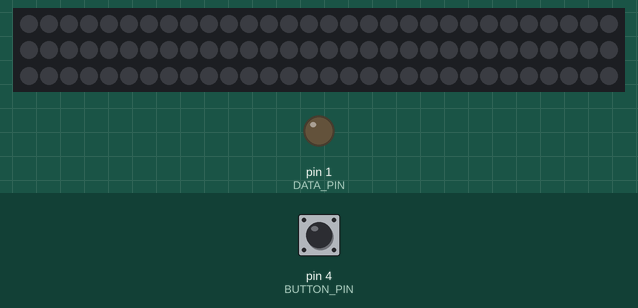
Recording of a sketch running on a simulated Arduino Uno, built with avr-gcc and run on an emulated ATmega328P. Shown: 90 RGB LEDs in strip order, left to right, continuing on the next row, output pins drawn as LEDs (lit = HIGH). Inputs (shaded band) come from the test bench; at power-on: pin 4 (BUTTON_PIN) LOW. Dim RGB values are drawn brighter than linear; pins used as bus, display or sensor lines are not drawn.

Above: at 2.2 s.
2.3 s: pin 4 (BUTTON_PIN) pulled HIGH for 1 s
At 3.9 s:
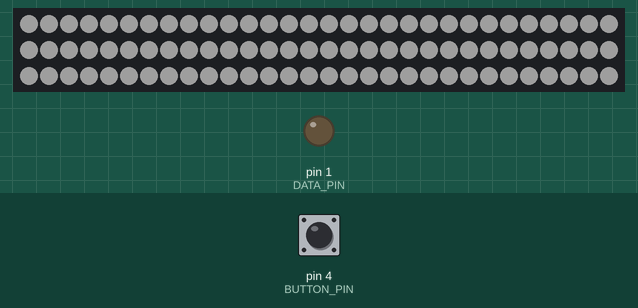
4.8 s: pin 4 (BUTTON_PIN) pulled HIGH for 1 s
7.3 s: pin 4 (BUTTON_PIN) pulled HIGH for 3.2 s
At 11.7 s:
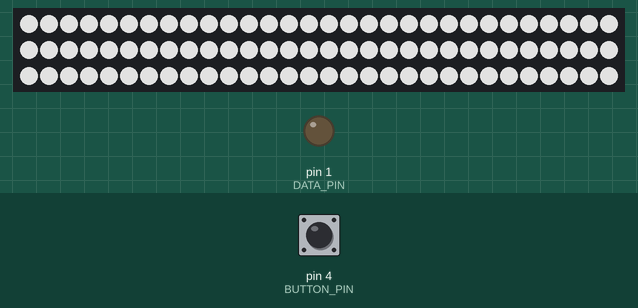
12.0 s: pin 4 (BUTTON_PIN) pulled HIGH for 0.15 s
At 12.8 s:
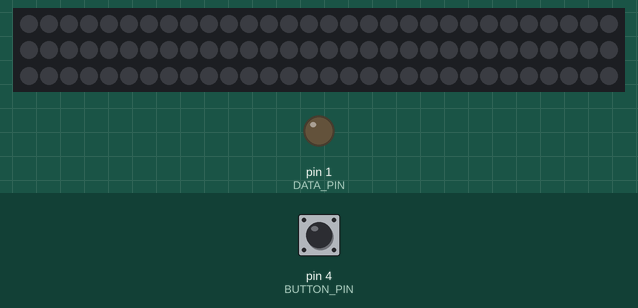
Timing chart, 0 to 14.7 s (numbered marks = the images above; inputs shaded):
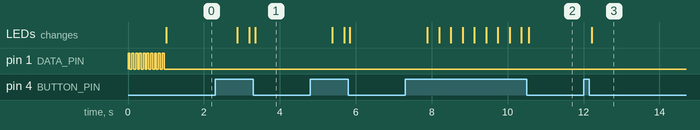

Measured:
- after the input at 2.3 s, the LEDs: first change after 0.58 s (image 1 shows a later state)
- after the input at 12.0 s, the LEDs: change after 0.21 s (image 3)

The sketch:

APA102byFastLed.ino
```cpp
//
// APA102 by FastLED on Arduino UNO
//
// Wizardofos, 2017
//

#include <FastLED.h>

#define NUM_LEDS           90

#define DATA_PIN           1     // SPI MOSI pin (data out)
#define CLOCK_PIN          2     // SPI clock pin
#define BUTTON_PIN         4     // Default pin for button operation
#define DEFAULT_SPIFREQ    10    // Set to 10kHz for operation over long distances
#define DEFAULT_DELAY      15    // Default ms wait in the 'loop' function
#define DEFAULT_BRIGHTNESS 255   // Default brightness of the leds

#define MIN_BRIGHTNESS     0     // The minimum brightness of the ledstrip
#define MAX_BRIGHTNESS     255   // The maximum brightness of the ledstrip
#define DIM_STEP           1     // Steps for increasing/decreasing the brightness
#define DIM_DELAY          500   //

CRGB leds[NUM_LEDS];

bool reading          = LOW;            // Actual state of the button
bool lastReading      = LOW;            // Start with button not pressed
byte dimValue         = MIN_BRIGHTNESS; // Start with minimal brightness
byte prevDimValue     = MAX_BRIGHTNESS; // Return value when toggled
bool dimState         = LOW;            // default increase brightness when input hold HIGH
bool buttonState      = LOW;            // the current reading from the input pin
bool prevButtonState  = LOW;            // the previous reading from the input pin
byte stateChanged     = 0;


// The following variables are unsigned long's because the time, measured in miliseconds,
// will quickly become a bigger number than can be stored in an int.

unsigned long lastDebounceTime = 0;     // the last time the input pin was toggled
unsigned long debounceDelay = 50;       // the debounce time; increase if the output flickers
unsigned long startPressed = 0;         // the last time the input whas HIGH
unsigned long buttonPressed = 0;        // the duration the input was kept HIGH


void setup() {

  // initialize the digital pin as an output.
  pinMode(1, OUTPUT); //LED on Model A  or Pro
  showWake();

  pinMode(DATA_PIN, OUTPUT);
  pinMode(CLOCK_PIN, OUTPUT);
  pinMode(BUTTON_PIN, INPUT);

  FastLED.addLeds<APA102, DATA_PIN, CLOCK_PIN, RGB, DATA_RATE_KHZ(DEFAULT_SPIFREQ)>(leds, NUM_LEDS);
  FastLED.setBrightness(MAX_BRIGHTNESS);

  setLed(MIN_BRIGHTNESS);
  FastLED.show();
}

void showWake() {
  for (int i = 0; i < 10; i++) {
    digitalWrite(0, HIGH);   // turn the LED on (HIGH is the voltage level)
    digitalWrite(1, HIGH);
    delay(50);               // wait for a second
    digitalWrite(0, LOW);    // turn the LED off by making the voltage LOW
    digitalWrite(1, LOW);
    delay(50);               // wait for a second
  }
}

/*
 * If the pushbutton is pressed (consider debouncing) for less then 500ms, swap the ledstate
 * If pressed longer then 500ms, when dimstate > 0, increase luminosity,
 * else decrease luminosity each 50ms until button released
 */

void loop() {

  // read the state of the switch into a local variable:
  reading = digitalRead(BUTTON_PIN);

  // check to see if button is pressed
  // (i.e. the input went from LOW to HIGH), and we've waited
  // long enough since the last press to ignore any noise:

  // If the switch changed, due to noise or pressing:
  if (reading != lastReading) {
    // reset the debouncing timer
    lastDebounceTime = millis();
  }

  if ((millis() - lastDebounceTime) > debounceDelay) {
    // whatever the reading is at, it's been there for longer
    // than the debounce delay, so take it as the actual current state:

    buttonState = reading;
  }

  if (buttonState == HIGH && prevButtonState == LOW) {
    startPressed = millis();
  }

  // Measure time input is kept HIGH
  if (buttonState == HIGH) {
    // Ignore when startup with input already being HIGH
    if (startPressed != 0) {
      buttonPressed = millis() - startPressed;
    }
  }

  if (buttonState == LOW && prevButtonState == HIGH) {
    if (buttonPressed < DIM_DELAY) {
      toggleLed();
      stateChanged = 2;
    }

    dimState = !dimState;
  }

  if (buttonState == HIGH && buttonPressed > 500) {
    dimLed();
    stateChanged = 2;
  }

  // save the reading.  Next time through the loop,
  // it'll be the lastReading:
  lastReading = reading;

  prevButtonState = buttonState;

  // Instead of calling FastLED.show repeatedly, we
  // only need to call it when something has changed
  // Strangly, we need to call it twice?
  // TODO: investigate why we need to call it twice

  if (stateChanged > 0) {
    FastLED.show();
    stateChanged--;
  }

  delay(DEFAULT_DELAY);
}

void toggleLed() {
  if (dimValue > MIN_BRIGHTNESS) {
    // We need to switch to minimal brightness
    // Retain the previous brightness setting
    prevDimValue = dimValue;
    dimValue = MIN_BRIGHTNESS;
  } else {
    // Switch back to the retained value
    dimValue = prevDimValue;
  }

  setLed(dimValue);
}

void dimLed() {
  if (dimState == HIGH && dimValue > MIN_BRIGHTNESS)
    decreaseBrightness();
  else if (dimState == LOW && dimValue < MAX_BRIGHTNESS)
    increaseBrightness();
}

void increaseBrightness() {
  if (dimValue < MAX_BRIGHTNESS) {
    dimValue += DIM_STEP;
    setLed(dimValue);
  }
}

void decreaseBrightness() {
  if (dimValue > (MIN_BRIGHTNESS + 1)) {
    dimValue -= DIM_STEP;
    setLed(dimValue);
  }
}

void setLed(byte value) {
  for (int i = 0; i < NUM_LEDS; i++) {
    leds[i] = CRGB(value, value, value);
  }
}
```
